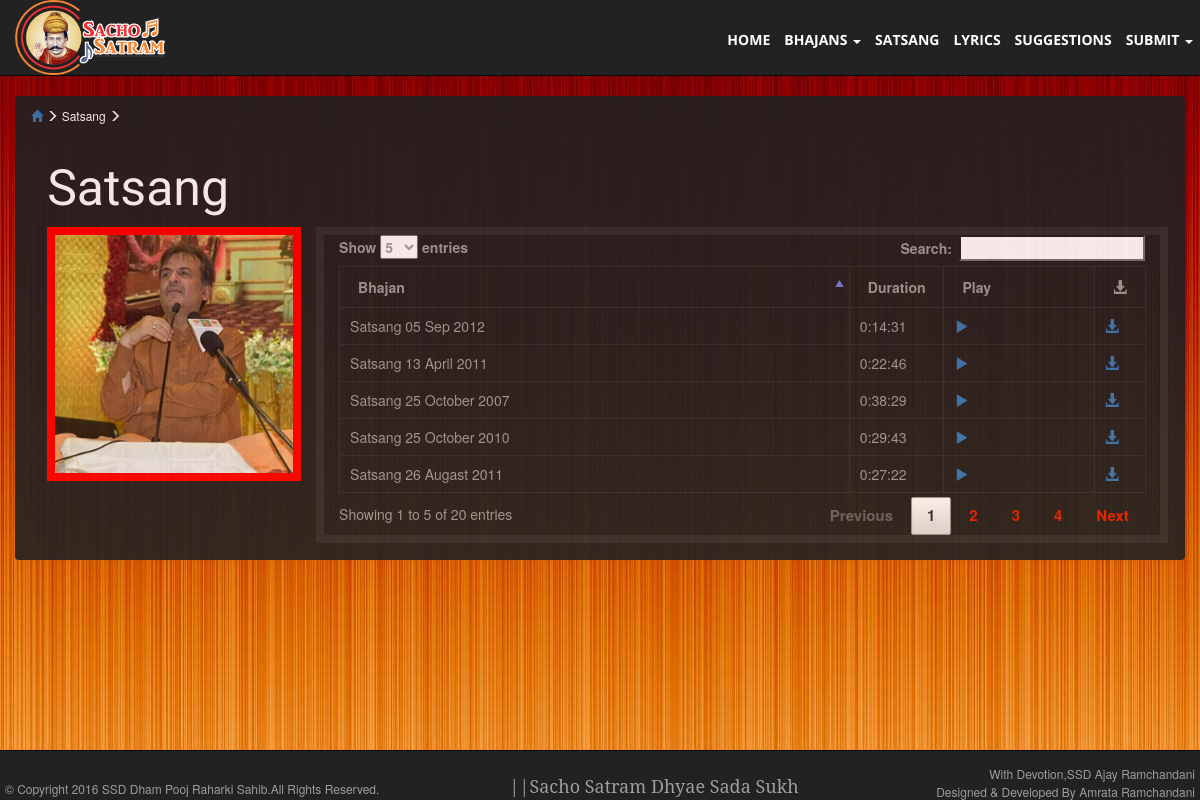
The app's page /WebsiteSourceCode/satsangUC.php with its own data.
### tables this page shows
CREATE TABLE `bhajans` (
  `Bhajan` varchar(100) NOT NULL,
  `Artist` varchar(40) DEFAULT NULL,
  `Album` varchar(100) NOT NULL,
  `Duration` varchar(10) NOT NULL,
  `Size` varchar(10) NOT NULL,
  `Location` varchar(200) NOT NULL,
  `Year` varchar(20) NOT NULL,
  `Downloads` int(10) NOT NULL DEFAULT '0'
);

### WebsiteSourceCode/satsangUC.php (the view, shortened to what this page needs)
<!DOCTYPE html>
<html lang="en">
  <head>
    <?php include("libraries.php");?>
  </head>
  <body>
    <?php include("navigation.php");?>
    <div class=container-fluid >
      <div class="panel" id="albumPanel">
        <div class="panel-heading" style=" font-size: 12px; color: white">
          <a href="index.php">
            <i class="glyphicon glyphicon-home">
            </i>
          </a>
          <i class="glyphicon glyphicon-menu-right">
          </i>
          Satsang
           <i class="glyphicon glyphicon-menu-right">
          </i>
        </div>
        <div class="panel-body" id="albumsBlocks">
          <div class=row>
            <div class=col-md-12>
              <h6 style="font-family: 'Chathura', sans-serif; font-size: 50px; color: white">Satsang
              </h6>
            </div>
          </div>
          <div class=row>
            <div class="col-xs-12 col-md-3">
              <div class=col-md-12 style="padding:0;border:8px solid red">
                <img src="album/Satsang.jpg" width=100% height=auto>
              </div>
            </div>
            <div class="col-xs-12 col-md-9 table-responsive" style="border:8px solid #303030" id="htmlPlayer">
              <table class="display cell-border"  id="example" cellspacing="0" width="100%" style="color:#9d9d9d;">
                <thead>
                  <tr>
                    <th style="width:70%;">Bhajan
                    </th>
                    <th class="no-sort" style="width:10%;">Duration
                    </th>
                    <th class="no-sort" style="width:20%;">Play
                    </th>
                    <th class="no-sort" style="width:0%;">
                      <i class='glyphicon glyphicon-download-alt'>
                      </i>
                    </th>
                  </tr>
                </thead>
                <tbody>
                  <?php
$fetchSql="SELECT * FROM bhajans where Album='Satsang' ";
$query_result = mysqli_query($conn,$fetchSql);
while($record = mysqli_fetch_array($query_result))
{
$Bhajan=$record['Bhajan'];
$Duration=$record['Duration'];
$Location=$record['Location'];
echo "<tr>";
echo "<td style='width:70%;'>$Bhajan</td>";
echo "<td style='width:10%;'>$Duration</td>";
echo "<td style='width:20%;'>
<audio id='audio'><source src='$Location' type='audio/mpeg' /></audio>
<a  id='stop' class='stop' style='display:none;' title='Stop Background Music'>
<i class='glyphicon glyphicon-stop' >
</i>
</a>
<a  id='play' class='play' title='Play Background Music'>
<i class='glyphicon glyphicon-play' >
</i>
</a>
</td>";
echo "<td style='width:0%;'><a href='downloads.php?location=$Location&&bhajan=$Bhajan'><i class='glyphicon glyphicon-download-alt'></i></a></td>";
echo "</tr>";
} ?>
                </tbody>
              </table>
            </div>
          </div>
        </div>
      </div>
    </div>
  <?php include("footer.php");?>
  </body>
</html>

### WebsiteSourceCode/css/bhajanWebsite.css (style rules this page uses)
body { background-image:url('../images/bg1200.jpg'); background-repeat:no-repeat; background-attachment:fixed; padding-top: 8%; padding-bottom:5%; }
#albumPanel { background-color:#222; opacity:0.9; }
.row { margin:0.1%; }
.no-sort { pointer-events: none !important; cursor: default !important; }
.no-sort { background-image: none !important; }

### WebsiteSourceCode/css/jplayer.css (style rules this page uses)
.ttw-music-player .more, .ttw-music-player .tracklist li, { -webkit-transition: all 0.5s ease; -moz-transition: all 0.5s ease; -o-transition: all 0.5s ease; transition: all 0.5s ease; }

### records on screen
bhajans: Bhajan "Satsang 05 Sep 2012", Duration "0:14:31"
bhajans: Bhajan "Satsang 13 April 2011", Duration "0:22:46"
bhajans: Bhajan "Satsang 25 October 2007", Duration "0:38:29"
bhajans: Bhajan "Satsang 25 October 2010", Duration "0:29:43"
bhajans: Bhajan "Satsang 26 Augast 2011", Duration "0:27:22"
